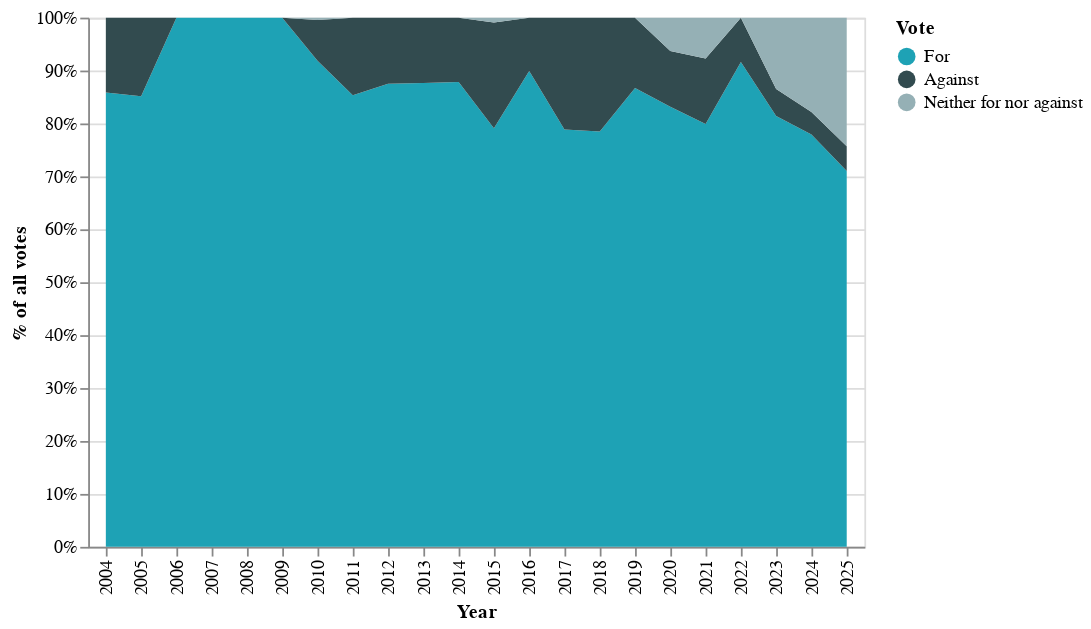

Source (notebook cell):
### Code cell
# Renaming columns for chart
col_names = {"AndelStemmer": "% of all votes", "År": "Year", "Stemme": "Vote"}
chart_data_en = chart_data.rename(columns=col_names)

# Replacing certain values
val_mapping = {
    "For": "For",
    "Imod": "Against",
    "Hverken for eller imod": "Neither for nor against",
}
chart_data_en["Vote"] = chart_data_en["Vote"].replace(val_mapping)

# Specifying custom sort order for the color variable
custom_val_order = ["For", "Against", "Neither for nor against"]
vote_order_mapping = {v: i for i, v in enumerate(custom_val_order)}
chart_data_en["CustomOrder"] = chart_data_en["Vote"].map(vote_order_mapping)

# Creating a chart in English
chart = (
    alt.Chart(chart_data_en, width="container")
    .mark_area()
    .encode(
        x="Year:O",
        y=alt.Y("% of all votes:Q", axis=alt.Axis(format=".0%")),
        color=alt.Color(
            "Vote:N",
            scale=alt.Scale(domain=custom_val_order, range=my_custom_palette),
        ),
        order=alt.Order("CustomOrder:Q"),
        tooltip=["Year:O", "Vote:N", alt.Tooltip("% of all votes:Q", format=".0%")],
    )
)
chart.save(".charts/figure_01_en.html")
chart

### Figure 1 — Vega-Lite specification as saved in the notebook (floating-point values rounded to 4 significant figures)
{"config": {"view": {"continuousWidth": 300, "continuousHeight": 300}}, "data": {"name": "data-0c51a3a2871a460354ab53b636c4bec0"}, "mark": {"type": "area"}, "encoding": {"color": {"field": "Vote", "scale": {"domain": ["For", "Against", "Neither for nor against"], "range": ["#1ea2b5", "#324b4f", "#95b0b5", "#9f8ac3", "#6b588d"]}, "type": "nominal"}, "order": {"field": "CustomOrder", "type": "quantitative"}, "tooltip": [{"field": "Year", "type": "ordinal"}, {"field": "Vote", "type": "nominal"}, {"field": "% of all votes", "format": ".0%", "type": "quantitative"}], "x": {"field": "Year", "type": "ordinal"}, "y": {"axis": {"format": ".0%"}, "field": "% of all votes", "type": "quantitative"}}, "width": "container", "$schema": "https://vega.github.io/schema/vega-lite/v6.1.0.json", "datasets": {"data-0c51a3a2871a460354ab53b636c4bec0": [{"Year": 2004, "Sæson": "Efterår", "Navn": "Marianne Pedersen", "PartiGruppe": "Venstre (V)", "Vote": "For", "AntalStemmer": 91, "AlleStemmer": 106, "% of all votes": 0.8585, "CustomOrder": 0}, {"Year": 2004, "Sæson": "Efterår", "Navn": "Mikkel Dencker", "PartiGruppe": "Dansk Folkeparti (DF)", "Vote": "Against", "AntalStemmer": 15, "AlleStemmer": 106, "% of all votes": 0.1415, "CustomOrder": 1}, {"Year": 2005, "Sæson": "Efterår", "Navn": "Marion Pedersen", "PartiGruppe": "Venstre (V)", "Vote": "For", "AntalStemmer": 195, "AlleStemmer": 229, "% of all votes": 0.8515, "CustomOrder": 0}, {"Year": 2005, "Sæson": "Efterår", "Navn": "Martin Henriksen", "PartiGruppe": "Dansk Folkeparti (DF)", "Vote": "Against", "AntalStemmer": 34, "AlleStemmer": 229, "% of all votes": 0.1485, "CustomOrder": 1}, {"Year": 2006, "Sæson": "Efterår", "Navn": "Mogens Jensen", "PartiGruppe": "Socialdemokratiet (S)", "Vote": "For", "AntalStemmer": 224, "AlleStemmer": 224, "% of all votes": 1.0, "CustomOrder": 0}, {"Year": 2007, "Sæson": "Forår", "Navn": "Mia Falkenberg", "PartiGruppe": "Dansk Folkeparti (DF)", "Vote": "For", "AntalStemmer": 107, "AlleStemmer": 107, "% of all votes": 1.0, "CustomOrder": 0}, {"Year": 2008, "Sæson": "Efterår", "Navn": "Mikkel Dencker", "PartiGruppe": "Dansk Folkeparti (DF)", "Vote": "For", "AntalStemmer": 215, "AlleStemmer": 215, "% of all votes": 1.0, "CustomOrder": 0}, {"Year": 2009, "Sæson": "Efterår", "Navn": "Michael Aastrup Jensen", "PartiGruppe": "Venstre (V)", "Vote": "For", "AntalStemmer": 215, "AlleStemmer": 215, "% of all votes": 1.0, "CustomOrder": 0}, {"Year": 2010, "Sæson": "Efterår", "Navn": "Meta Fuglsang", "PartiGruppe": "Socialistisk Folkeparti (SF)", "Vote": "For", "AntalStemmer": 203, "AlleStemmer": 221, "% of all votes": 0.9186, "CustomOrder": 0}, {"Year": 2010, "Sæson": "Efterår", "Navn": "Mikkel Dencker", "PartiGruppe": "Dansk Folkeparti (DF)", "Vote": "Against", "AntalStemmer": 17, "AlleStemmer": 221, "% of all votes": 0.07692, "CustomOrder": 1}, {"Year": 2010, "Sæson": "Efterår", "Navn": "Søren Krarup", "PartiGruppe": "Dansk Folkeparti (DF)", "Vote": "Neither for nor against", "AntalStemmer": 1, "AlleStemmer": 221, "% of all votes": 0.004525, "CustomOrder": 2}, {"Year": 2011, "Sæson": "Efterår", "Navn": "Mike Legarth", "PartiGruppe": "Det Konservative Folkeparti (KF)", "Vote": "For", "AntalStemmer": 186, "AlleStemmer": 218, "% of all votes": 0.8532, "CustomOrder": 0}, {"Year": 2011, "Sæson": "Efterår", "Navn": "Morten Marinus", "PartiGruppe": "Dansk Folkeparti (DF)", "Vote": "Against", "AntalStemmer": 32, "AlleStemmer": 218, "% of all votes": 0.1468, "CustomOrder": 1}, {"Year": 2012, "Sæson": "Efterår", "Navn": "Michael Aastrup Jensen", "PartiGruppe": "Venstre (V)", "Vote": "For", "AntalStemmer": 182, "AlleStemmer": 208, "% of all votes": 0.875, "CustomOrder": 0}, {"Year": 2012, "Sæson": "Efterår", "Navn": "Mikkel Dencker", "PartiGruppe": "Dansk Folkeparti (DF)", "Vote": "Against", "AntalStemmer": 26, "AlleStemmer": 208, "% of all votes": 0.125, "CustomOrder": 1}, {"Year": 2013, "Sæson": "Efterår", "Navn": "Mikkel Dencker", "PartiGruppe": "Dansk Folkeparti (DF)", "Vote": "Against", "AntalStemmer": 27, "AlleStemmer": 219, "% of all votes": 0.1233, "CustomOrder": 1}, {"Year": 2013, "Sæson": "Efterår", "Navn": "Mette Gjerskov", "PartiGruppe": "Socialdemokratiet (S)", "Vote": "For", "AntalStemmer": 192, "AlleStemmer": 219, "% of all votes": 0.8767, "CustomOrder": 0}, {"Year": 2014, "Sæson": "Efterår", "Navn": "Michael Aastrup Jensen", "PartiGruppe": "Venstre (V)", "Vote": "For", "AntalStemmer": 188, "AlleStemmer": 214, "% of all votes": 0.8785, "CustomOrder": 0}, {"Year": 2014, "Sæson": "Efterår", "Navn": "Mette Hjermind Dencker", "PartiGruppe": "Dansk Folkeparti (DF)", "Vote": "Against", "AntalStemmer": 26, "AlleStemmer": 214, "% of all votes": 0.1215, "CustomOrder": 1}, {"Year": 2015, "Sæson": "Efterår", "Navn": "Morten Løkkegaard", "PartiGruppe": "Venstre (V)", "Vote": "For", "AntalStemmer": 87, "AlleStemmer": 110, "% of all votes": 0.7909, "CustomOrder": 0}, {"Year": 2015, "Sæson": "Efterår", "Navn": "Mette Hjermind Dencker", "PartiGruppe": "Dansk Folkeparti (DF)", "Vote": "Against", "AntalStemmer": 22, "AlleStemmer": 110, "% of all votes": 0.2, "CustomOrder": 1}, {"Year": 2015, "Sæson": "Efterår", "Navn": "Aaja Chemnitz Larsen", "PartiGruppe": "Inuit Ataqatigiit (IA)", "Vote": "Neither for nor against", "AntalStemmer": 1, "AlleStemmer": 110, "% of all votes": 0.009091, "CustomOrder": 2}, {"Year": 2016, "Sæson": "Efterår", "Navn": "Morten Marinus", "PartiGruppe": "Dansk Folkeparti (DF)", "Vote": "For", "AntalStemmer": 196, "AlleStemmer": 218, "% of all votes": 0.8991, "CustomOrder": 0}, {"Year": 2016, "Sæson": "Forår", "Navn": "Mette Hjermind Dencker", "PartiGruppe": "Dansk Folkeparti (DF)", "Vote": "Against", "AntalStemmer": 22, "AlleStemmer": 218, "% of all votes": 0.1009, "CustomOrder": 1}, {"Year": 2017, "Sæson": "Efterår", "Navn": "Mette Hjermind Dencker", "PartiGruppe": "Dansk Folkeparti (DF)", "Vote": "Against", "AntalStemmer": 44, "AlleStemmer": 208, "% of all votes": 0.2115, "CustomOrder": 1}, {"Year": 2017, "Sæson": "Efterår", "Navn": "Orla Østerby", "PartiGruppe": "Det Konservative Folkeparti (KF)", "Vote": "For", "AntalStemmer": 164, "AlleStemmer": 208, "% of all votes": 0.7885, "CustomOrder": 0}, {"Year": 2018, "Sæson": "Efterår", "Navn": "Mette Gjerskov", "PartiGruppe": "Socialdemokratiet (S)", "Vote": "For", "AntalStemmer": 164, "AlleStemmer": 209, "% of all votes": 0.7847, "CustomOrder": 0}, {"Year": 2018, "Sæson": "Efterår", "Navn": "Mette Hjermind Dencker", "PartiGruppe": "Dansk Folkeparti (DF)", "Vote": "Against", "AntalStemmer": 45, "AlleStemmer": 209, "% of all votes": 0.2153, "CustomOrder": 1}, {"Year": 2019, "Sæson": "Efterår", "Navn": "Nick Hækkerup", "PartiGruppe": "Socialdemokratiet (S)", "Vote": "For", "AntalStemmer": 98, "AlleStemmer": 113, "% of all votes": 0.8673, "CustomOrder": 0}, {"Year": 2019, "Sæson": "Efterår", "Navn": "Morten Messerschmidt", "PartiGruppe": "Dansk Folkeparti (DF)", "Vote": "Against", "AntalStemmer": 15, "AlleStemmer": 113, "% of all votes": 0.1327, "CustomOrder": 1}, {"Year": 2020, "Sæson": "Efterår", "Navn": "Morten Dahlin", "PartiGruppe": "Venstre (V)", "Vote": "For", "AntalStemmer": 79, "AlleStemmer": 95, "% of all votes": 0.8316, "CustomOrder": 0}, {"Year": 2020, "Sæson": "Efterår", "Navn": "Morten Messerschmidt", "PartiGruppe": "Dansk Folkeparti (DF)", "Vote": "Against", "AntalStemmer": 10, "AlleStemmer": 95, "% of all votes": 0.1053, "CustomOrder": 1}, {"Year": 2020, "Sæson": "Efterår", "Navn": "Niels Flemming Hansen", "PartiGruppe": "Det Konservative Folkeparti (KF)", "Vote": "Neither for nor against", "AntalStemmer": 6, "AlleStemmer": 95, "% of all votes": 0.06316, "CustomOrder": 2}, {"Year": 2021, "Sæson": "Efterår", "Navn": "Mette Hjermind Dencker", "PartiGruppe": "Dansk Folkeparti (DF)", "Vote": "Against", "AntalStemmer": 24, "AlleStemmer": 194, "% of all votes": 0.1237, "CustomOrder": 1}, {"Year": 2021, "Sæson": "Efterår", "Navn": "Mogens Jensen", "PartiGruppe": "Socialdemokratiet (S)", "Vote": "For", "AntalStemmer": 155, "AlleStemmer": 194, "% of all votes": 0.799, "CustomOrder": 0}, {"Year": 2021, "Sæson": "Efterår", "Navn": "Mona Juul", "PartiGruppe": "Det Konservative Folkeparti (KF)", "Vote": "Neither for nor against", "AntalStemmer": 15, "AlleStemmer": 194, "% of all votes": 0.07732, "CustomOrder": 2}, {"Year": 2022, "Sæson": "Efterår", "Navn": "Morten Bødskov", "PartiGruppe": "Socialdemokratiet (S)", "Vote": "For", "AntalStemmer": 186, "AlleStemmer": 203, "% of all votes": 0.9163, "CustomOrder": 0}, {"Year": 2022, "Sæson": "Efterår", "Navn": "Mikkel Bjørn", "PartiGruppe": "Dansk Folkeparti (DF)", "Vote": "Against", "AntalStemmer": 17, "AlleStemmer": 203, "% of all votes": 0.08374, "CustomOrder": 1}, {"Year": 2023, "Sæson": "Efterår", "Navn": "Nikoline Erbs Hillers-Bendtsen", "PartiGruppe": "Alternativet (ALT)", "Vote": "For", "AntalStemmer": 175, "AlleStemmer": 215, "% of all votes": 0.814, "CustomOrder": 0}, {"Year": 2023, "Sæson": "Efterår", "Navn": "Niels Flemming Hansen", "PartiGruppe": "Det Konservative Folkeparti (KF)", "Vote": "Neither for nor against", "AntalStemmer": 29, "AlleStemmer": 215, "% of all votes": 0.1349, "CustomOrder": 2}, {"Year": 2023, "Sæson": "Efterår", "Navn": "Nick Zimmermann", "PartiGruppe": "Dansk Folkeparti (DF)", "Vote": "Against", "AntalStemmer": 11, "AlleStemmer": 215, "% of all votes": 0.05116, "CustomOrder": 1}, {"Year": 2024, "Sæson": "Efterår", "Navn": "Mohammad Rona", "PartiGruppe": "Moderaterne (M)", "Vote": "For", "AntalStemmer": 166, "AlleStemmer": 213, "% of all votes": 0.7793, "CustomOrder": 0}, {"Year": 2024, "Sæson": "Efterår", "Navn": "Ole Birk Olesen", "PartiGruppe": "Liberal Alliance (LA)", "Vote": "Neither for nor against", "AntalStemmer": 38, "AlleStemmer": 213, "% of all votes": 0.1784, "CustomOrder": 2}, {"Year": 2024, "Sæson": "Efterår", "Navn": "Mikkel Bjørn", "PartiGruppe": "Dansk Folkeparti (DF)", "Vote": "Against", "AntalStemmer": 9, "AlleStemmer": 213, "% of all votes": 0.04225, "CustomOrder": 1}, {"Year": 2025, "Sæson": "Forår", "Navn": "Mogens Jensen", "PartiGruppe": "Socialdemokratiet (S)", "Vote": "For", "AntalStemmer": 76, "AlleStemmer": 107, "% of all votes": 0.7103, "CustomOrder": 0}, {"Year": 2025, "Sæson": "Forår", "Navn": "Pernille Vermund", "PartiGruppe": "Liberal Alliance (LA)", "Vote": "Neither for nor against", "AntalStemmer": 26, "AlleStemmer": 107, "% of all votes": 0.243, "CustomOrder": 2}, {"Year": 2025, "Sæson": "Forår", "Navn": "Nick Zimmermann", "PartiGruppe": "Dansk Folkeparti (DF)", "Vote": "Against", "AntalStemmer": 5, "AlleStemmer": 107, "% of all votes": 0.04673, "CustomOrder": 1}]}}
